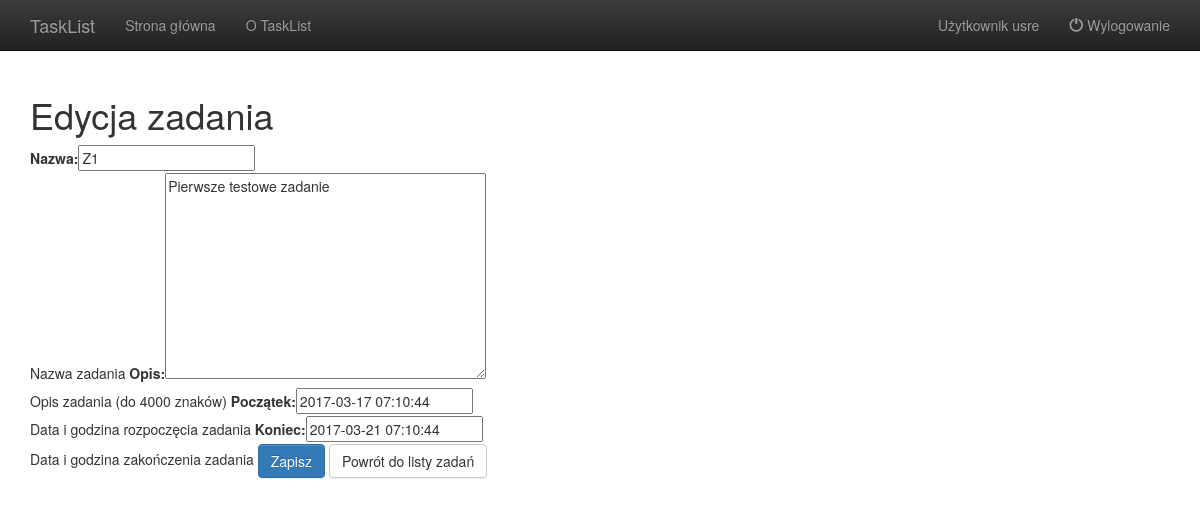
Page /task/edit/7 (signed in) on the committed database.
### TaskList/models.py (models this page shows, shortened)
class Task(models.Model):
    user = models.ForeignKey(User)
    name = models.CharField(max_length=256)
    description = models.TextField(max_length=4000)
    start = models.DateTimeField(default=datetime.now)
    end = models.DateTimeField(default=datetime.now)
    done = models.BooleanField(default=False)

### TaskList/manipulation_views.py (the view, shortened to what this page needs)
# urls.py: url(r'^task/edit/(?P<pk>\d+)$', TaskUpdate.as_view(), name='task_edit'),
@method_decorator(login_required, name='dispatch')
class TaskUpdate(UpdateView):
    model = Task
    success_url = reverse_lazy('task_list')
    form_class = TaskEditForm
    def get_context_data(self, **kwargs):
        context = super(TaskUpdate, self).get_context_data(**kwargs)
        context['user'] = self.request.user
        context['edit'] = False
        return context

### TaskList/AuthenticationBackend.py (called while the page is built)
    def get_user(self, user_id):
        try:
            return User.objects.get(pk=user_id)
        except User.DoesNotExist:
            return None

### TaskList/templates/TaskList/task_form.html (shortened to what this page needs)
{% extends "layout.html" %}
{% block content %}
    <h1>{% if edit %}Dodawanie{% else %}Edycja{% endif %} zadania</h1>
    {% load bootstrap %}
    <form method="post" role="form" action="">{% csrf_token %}
        {{form | bootstrap}}
        <button type="submit" class="btn btn-primary">Zapisz</button>
        <a class="btn btn-default" href="{% url 'task_list' %}">Powrót do listy zadań</a>
    </form>
{% endblock %}

### TaskList/templates/layout.html (shortened to what this page needs)
<!DOCTYPE html>
<html>
<head>
    {% load staticfiles %}
    <link rel="stylesheet" href="{% static 'css/bootstrap-theme.min.css' %}" />
    <link rel="stylesheet" href="{% static 'css/bootstrap.min.css' %}" />
</head>
<body>
<nav class="navbar navbar-inverse navbar-fixed-top">
    <div class="container">
        <div class="navbar-header">
            {% if user.is_authenticated %}
            <a class="navbar-brand" href="/tasks">TaskList</a>
            {% else %}
            <a class="navbar-brand" href="/">TaskList</a>
            {% endif %}
        </div>
        <div id="navbar" class="collapse navbar-collapse">
            <ul class="nav navbar-nav">
                <li class="{% if active == 'tasks' or active == 'home' %}active{% endif %}">
                    {% if user.is_authenticated %}
                    <a href="/tasks">Strona główna</a>
                    {% else %}
                    <a href="/">Strona główna</a>
                    {% endif %}
                </li>
                <li class="{% if active == 'about' %}active{% endif %}">
                    <a href="/about">O TaskList</a>
                </li>
            </ul>
            {% if user.is_authenticated %}
            <ul class="nav navbar-nav navbar-right">
                <li class="{% if active == 'user' %}active{% endif %}"><a href="/user">Użytkownik {{user}}</a></li>
                <li><a href="/logout"><span class="glyphicon glyphicon-off"></span>&nbsp;Wylogowanie</a></li>
            </ul>
            {% endif %}
        </div>
    </div>
</nav>
<div class="container">
    {% block content %}
    {% endblock content %}
</div>
</body>
</html>

### TaskList/templates/layout.html (style rules this page uses)
body { padding-top: 75px; }

### rows in the picture
Task: name "Z1", description "Pierwsze testowe zadanie", start "2017-03-17 07:10:44", end "2017-03-21 07:10:44"

### other values in the picture
{{ user }} "usre"
